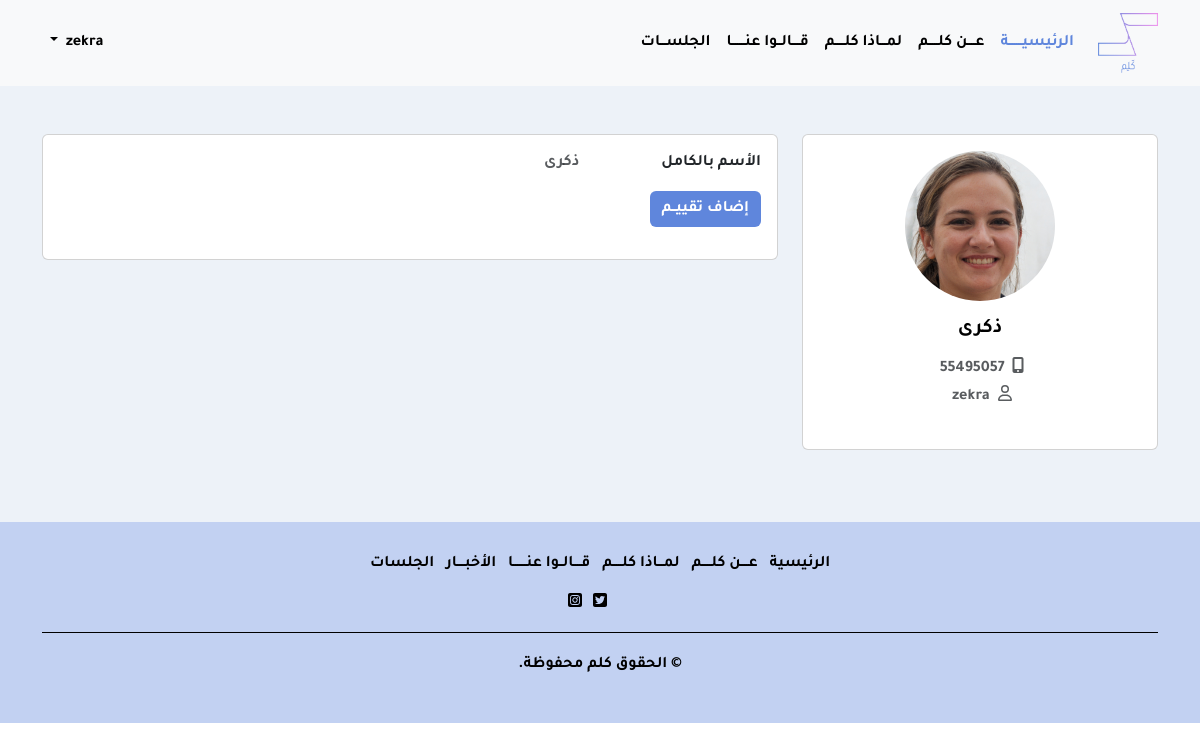
The page /user/ (signed in) on the database its author committed.
### kalam/models.py (models this page shows, shortened)
class CustomUser(AbstractUser):
    USER_CHOICES = (
    ("ADMIN", "1"),
    ("user", "2"),
    ("coffee", "3")
)
    userType = models.CharField(max_length=9,choices=USER_CHOICES)
    username = models.CharField(max_length = 50, blank = True, null = True, unique = True)
    Full_name = models.CharField(max_length = 200)
    phone_no = models.CharField(max_length = 10)
    Photo = models.ImageField(upload_to='profile/', blank=True)

### kalam/views.py (the view, shortened to what this page needs)
# urls.py: path('user/', views.UserPage, name='user'),
def UserPage(request):
    sessions=[]
    current_user = request.user
    if current_user is not None:
        current_userId = current_user.id
        photo =current_user.Photo
        username=current_user.username
        phone_no=current_user.phone_no
        Full_name = current_user.Full_name
        reservedSesion = Booking.objects.filter(user=current_user)
    context={
        "userphoto":photo,
        "userusername":username,
        "userfullName":Full_name,
        "userphone_no":phone_no,
        "sessions":sessions
    }
    return render (request, 'user/UserPage.html',context)

### templates/user/UserPage.html (shortened to what this page needs)
{% extends 'base.html' %}
{% load static %}
{% block body %}
<section class="bgcolor">
    <div class="container py-5">
      <div class="row">
        <div class="col-lg-4">
          <div class="card mb-4">
            <div class="card-body text-center">
              <img src="{{userphoto}}" alt="avatar"
                class="rounded-circle img-fluid" style="width: 150px;">
              <h5 class="my-3">{{userfullName}}</h5>
              <p class="text-muted mb-1">
                <i class="fas fa-mobile-alt"></i>
                <span class="px-1">{{userphone_no}}</span>
            </p>
              <p class="text-muted mb-4"><i class="far fa-user"></i>
                <span class="px-1">{{userusername}}</span>
            </p>
            </div>
          </div>
        </div>
        <div class="col-lg-8">
            <div class="row">
                <div class="col-lg-12">
                    <div class="card mb-4">
                        <div class="card-body">
                          <div class="row">
                            <div class="col-sm-3">
                              <p class="mb-0">الأسم بالكامل</p>
                              <div class="my-3">
                                <button type="button" class="btn bgcolor register" data-bs-toggle="modal" data-bs-target="#exampleModal">إضاف تقييــم</button>
                              </div>
                            </div>
                            <div class="col-sm-9">
                              <p class="text-muted mb-0">{{userfullName}}</p>
                            </div>
                          </div>
                          </div>
                        </div>
                      </div>
                </div>
            </div>
        </div>
      </div>
  </section>
{% endblock %}

### static/css/style.css (style rules this page uses)
body { font-family:"TajawalBold"; }
.bgcolor { background-color: #EDF2F8; }
.register { color: #fff;border: none;background-color: #5f86dc; }
section { scroll-margin-top: 90px; }

### static/css/styletheme.css (style rules this page uses)
h1, h2, h3, h4, h5, h6 { color: #000000; }
.btn { transition: 0.5s ease; }

### rows shown on the page
CustomUser: Full_name "ذكرى", phone_no "55495057", username "zekra"
